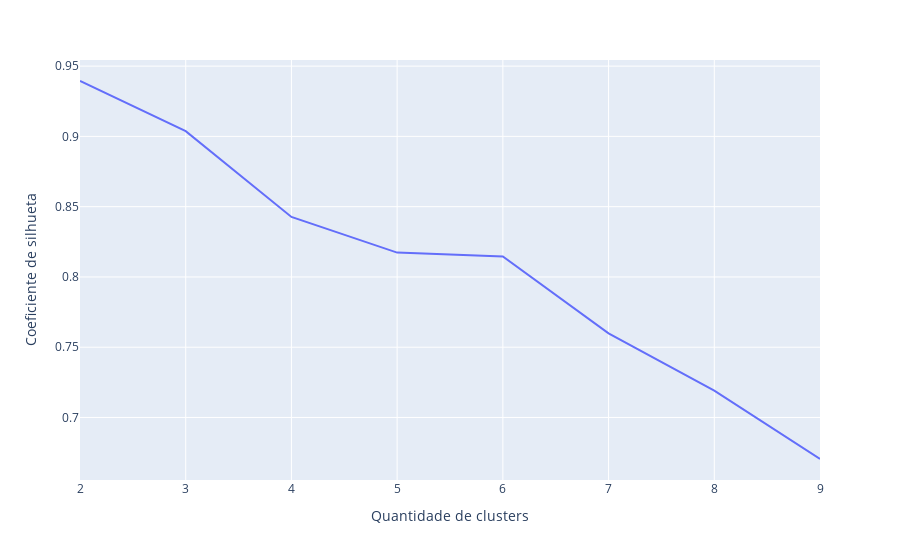

The cell this chart's notebook holds for it:
### Code cell
fig_silhueta = px.line(x=valores_ks, y=s).update_layout(xaxis_title='Quantidade de clusters',
                                                        yaxis_title='Coeficiente de silhueta')
fig_silhueta.show()

### Figure 1 — Plotly figure (JSON) as saved in the notebook; plotly's stock layout.template omitted (floating-point values rounded to 4 significant figures)
{"data": [{"hovertemplate": "x=%{x}<br>y=%{y}<extra></extra>", "legendgroup": "", "line": {"color": "#636efa", "dash": "solid"}, "marker": {"symbol": "circle"}, "mode": "lines", "name": "", "orientation": "v", "showlegend": false, "type": "scatter", "x": [2, 3, 4, 5, 6, 7, 8, 9], "xaxis": "x", "y": [0.9394, 0.9037, 0.8427, 0.8173, 0.8145, 0.7599, 0.7191, 0.6705], "yaxis": "y"}], "layout": {"legend": {"tracegroupgap": 0}, "margin": {"t": 60}, "xaxis": {"anchor": "y", "domain": [0, 1], "title": {"text": "Quantidade de clusters"}}, "yaxis": {"anchor": "x", "domain": [0, 1], "title": {"text": "Coeficiente de silhueta"}}}}
